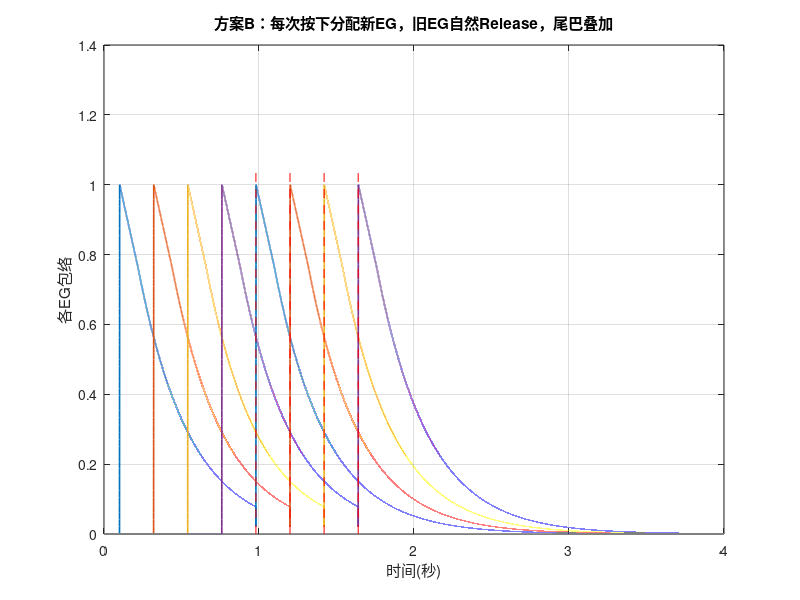
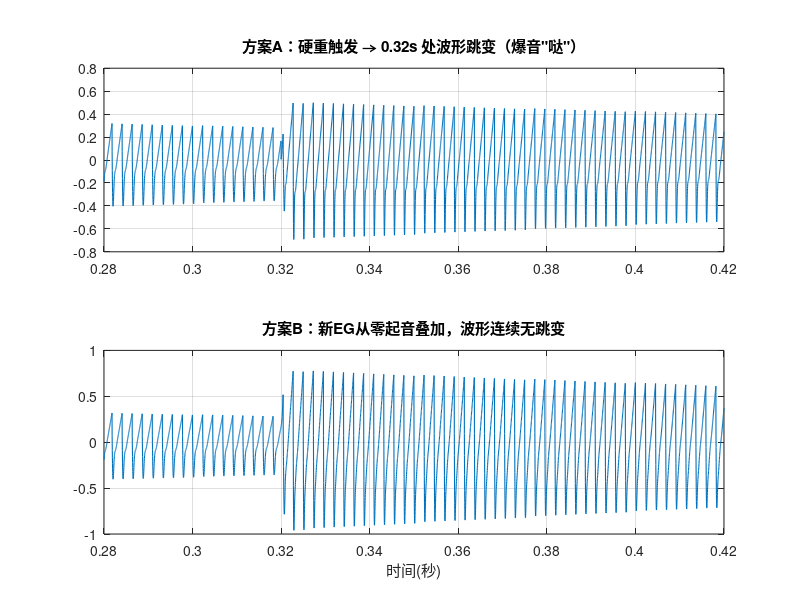

Source code (MATLAB) for these figures, in order: (Note: this script raises an error after producing the figures.)
% retrigger_sim.m —— 同键连按（重触发）问题两种方案的对比仿真
% =====================================================================
% 场景：板卡未到，验证"连按同一个键"时的声音表现
%   方案A：每键只有 1 个包络器，重按时强行归零重启（硬重触发）
%          → 上一音的尾巴被腰斩，包络从~0.5直接跳0，产生爆音"哒"
%   方案B：固定振荡器 + 包络器池(EG Pool)按算法分配（本项目选定方案）
%          → 每次按下分配一个新的EG，旧EG自然进入Release，尾巴完整
%            池满时按优先级"偷"最安静的EG（优先偷同键release尾巴）
%
% 与硬件的对应（同 single_voice.m 的约定）：
%   - 固定振荡器    : DDS相位累加器+波形表，相位连续、从不重置
%   - EG池状态机    : 5状态FSM（idle/attack/decay/sustain/release）
%   - 分配算法      : 键盘事件(NoteOn/Off) → 分配器 → EG绑定/偷声
%   - Release指数衰减: 每采样乘常数K（FPGA里是一个定点系数）
% =====================================================================

clc; clear; close all;

%% 1. 全局参数（与 single_voice.m 保持一致）
Fs = 48000;  T_total = 4;
t  = 0 : 1/Fs : T_total - 1/Fs;
dt = 1/Fs;
freq = 440;                     % 同一个键：A4

% ---- 同键连按事件：每0.22秒按一次，每次按住0.12秒，共8次 ----
press_period = 0.22;  press_dur = 0.12;  n_press = 8;
t_on  = (0:n_press-1)*press_period + 0.1;
t_off = t_on + press_dur;

% 合并成按时间排序的事件流（模拟键盘位图边沿检测后的输出）
ev_time = [t_on, t_off];
ev_type = [ones(1,n_press), zeros(1,n_press)];   % 1=NoteOn, 0=NoteOff
[ev_time, ord] = sort(ev_time);  ev_type = ev_type(ord);
ev_ptr = 1;

%% 2. 包络与滤波器参数（与 single_voice.m 完全一致）
A = 0.001;  D = 0.2;  S = 0.6;
R_rate = 3.0;   thr = 1e-4;
K = exp(-R_rate*dt);            % Release每采样乘的常数 → FPGA: 定点系数

q = 0.9;  f_min = 0.005;  f_max = 0.3;

%% 3. 固定振荡器（关键：相位连续，从不重置——这是本方案的核心）
osc = sawtooth(2*pi*freq*t);

%% 4. 方案A：单EG硬重触发
stA = 0;  valA = 0;             % 同一套5状态FSM
lowA = 0;  bandA = 0;           % SVF状态
yA = zeros(size(t));

%% 5. 方案B：固定振荡器 + N_EG个包络器池
N_EG = 4;                       % 故意只给4个：制造池满压力，验证偷声策略
st   = zeros(1,N_EG);           % 0idle 1attack 2decay 3sustain 4release
val  = zeros(1,N_EG);
key  = zeros(1,N_EG);           % EG当前绑定的键号（本仿真只有1个键）
low  = zeros(1,N_EG);  band = zeros(1,N_EG);   % 每EG独立的SVF状态
yB   = zeros(size(t));
env_eg = zeros(N_EG, numel(t)); % 记录每个EG的包络轨迹（画图用）
steal_cnt = zeros(1,4);         % 偷声优先级统计
steal_times = [];

%% 6. 主循环：逐采样推进（模拟FPGA每个采样周期的行为）
for i = 1:numel(t)
    % ---- 6.1 处理本采样时刻到达的键盘事件 ----
    while ev_ptr <= numel(ev_time) && ev_time(ev_ptr) <= t(i)
        if ev_type(ev_ptr) == 1
            % ===== Note On =====
            % 方案A：硬重触发——不管包络现在多大，直接归零（爆音来源）
            stA = 1;  valA = 0;
            % 方案B：分配算法（空闲 → 同键release尾巴 → 任意release → 切音）
            idx = find(st == 0, 1);                    % 优先级1：空闲EG
            if ~isempty(idx)
                lvl = 0;
            else
                cand = find(st == 4 & key == 1);       % 优先级2：同键正在release
                if isempty(cand)
                    cand = find(st == 4);              % 优先级3：任意正在release
                end
                if ~isempty(cand)
                    [~, kk] = min(val(cand));  idx = cand(kk);  lvl = 2;
                else
                    [~, idx] = min(val);  lvl = 3;     % 优先级4：最坏情况切音
                end
                steal_cnt(lvl) = steal_cnt(lvl) + 1;
                steal_times(end+1) = t(i); %#ok<SAGROW>
            end
            st(idx) = 1;  val(idx) = 0;  key(idx) = 1; % 从0起音 → 天然无爆音
        else
            % ===== Note Off =====
            if stA >= 1 && stA <= 3, stA = 4; end      % 方案A：进Release
            held = find(st >= 1 & st <= 3 & key == 1); % 方案B：按住中的EG进Release
            if ~isempty(held), st(held(1)) = 4; end    % （物理键最多一个按住中）
        end
        ev_ptr = ev_ptr + 1;
    end

    % ---- 6.2 方案A：单链路更新（EG → SVF → VCA） ----
    switch stA
        case 1, valA = valA + dt/A;        if valA >= 1, valA = 1; stA = 2; end
        case 2, valA = valA - (1-S)*dt/D;  if valA <= S, valA = S; stA = 3; end
        case 3, valA = S;                  % Sustain保持
        case 4, valA = valA * K;           if valA < thr, valA = 0; stA = 0; end
    end
    fA = f_min + (f_max - f_min) * valA;
    highA = osc(i) - lowA - q*bandA;
    bandA = bandA + fA * highA;
    lowA  = lowA  + fA * bandA;
    yA(i) = (lowA*0.5 + bandA*0.4 + highA*0.1) * valA;

    % ---- 6.3 方案B：每个EG独立更新（EG → SVF → VCA），输出求和 ----
    for n = 1:N_EG
        switch st(n)
            case 1, val(n) = val(n) + dt/A;        if val(n) >= 1, val(n) = 1; st(n) = 2; end
            case 2, val(n) = val(n) - (1-S)*dt/D;  if val(n) <= S, val(n) = S; st(n) = 3; end
            case 3, val(n) = S;                    % Sustain保持
            case 4, val(n) = val(n) * K;           if val(n) < thr, val(n) = 0; st(n) = 0; key(n) = 0; end
        end
        env_eg(n, i) = val(n);
        fn = f_min + (f_max - f_min) * val(n);
        highn = osc(i) - low(n) - q*band(n);
        band(n) = band(n) + fn * highn;
        low(n)  = low(n)  + fn * band(n);
        yB(i) = yB(i) + (low(n)*0.5 + band(n)*0.4 + highn*0.1) * val(n);
    end
end

%% 7. 统计输出
fprintf('===== 同键连按仿真（%d次连按，每%.2fs一次，EG池=%d个）=====\n', ...
        n_press, press_period, N_EG);
fprintf('方案B偷声统计：偷同键release尾巴 %d 次，偷任意release %d 次，切音 %d 次\n', ...
        steal_cnt(2), steal_cnt(3), steal_cnt(4));
fprintf('偷"同键尾巴"= 同音高且已衰减很小 → 人耳几乎无感\n');

%% 8. 可视化
figure('Name','方案B：EG池包络轨迹（红虚线=偷声时刻）','Position',[80 80 900 650]);
plot(t, env_eg', 'LineWidth', 1.2); hold on;
for s = 1:numel(steal_times)
    plot([steal_times(s) steal_times(s)], [0 1.05], 'r--');
end
xlabel('时间(秒)'); ylabel('各EG包络');
title('方案B：每次按下分配新EG，旧EG自然Release，尾巴叠加'); grid on;

figure('Name','重触发瞬间对比（第2次按下 t=0.32s）','Position',[80 80 900 650]);
z = t >= 0.28 & t <= 0.42;
subplot(2,1,1); plot(t(z), yA(z), 'LineWidth', 0.8);
title('方案A：硬重触发 → 0.32s 处波形跳变（爆音"哒"）'); grid on;
subplot(2,1,2); plot(t(z), yB(z), 'LineWidth', 0.8);
title('方案B：新EG从零起音叠加，波形连续无跳变'); grid on;
xlabel('时间(秒)');

figure('Name','方案B：最终输出','Position',[80 80 900 380]);
plot(t, yB, 'LineWidth', 0.5);
title('方案B最终输出（8次连按，尾巴完整保留）'); grid on;
xlabel('时间(秒)');

%% 9. 试听（先A后B，对比爆音差异）
try
    disp('正在播放：方案A 硬重触发（注意每次重按的爆音）...');
    soundsc(yA, Fs);  pause(T_total + 0.3);
    disp('正在播放：方案B 固定振荡器+EG池（连按自然，无爆音）...');
    soundsc(yB, Fs);
catch
    disp('(当前环境无法播放音频——请在MATLAB桌面中直接运行本脚本试听)');
end
